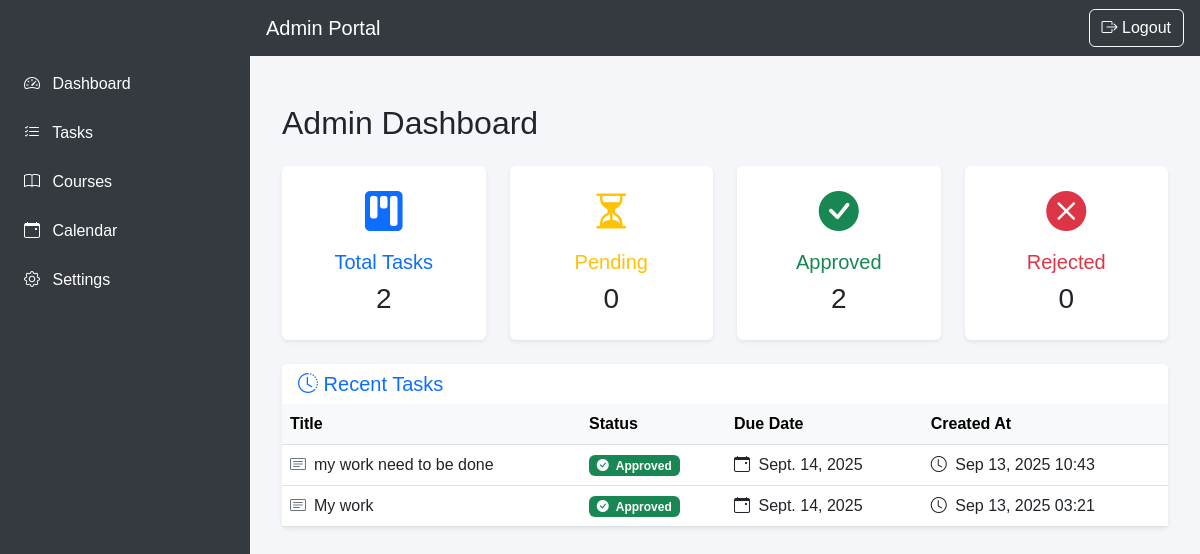
Page /adminn/dashboard (signed in) on the committed database.
### assignments/models.py (models this page shows, shortened)
class Task(models.Model):
    STATUS_CHOICES = (
        ("pending", "Pending"),
        ("approved", "Approved"),
        ("rejected", "Rejected"),
    )
    title = models.CharField(max_length=255)
    description = models.TextField(blank=True, null=True)
    due_date = models.DateField()
    status = models.CharField(
        max_length=20,
        choices=STATUS_CHOICES,
        default="pending"
    )
    amount = models.DecimalField(max_digits=8, decimal_places=2, default=0.00)  # total cos
    is_deleted = models.BooleanField(default=False)
    is_paid = models.BooleanField(default=False)
    assigned_to = models.ForeignKey(
        settings.AUTH_USER_MODEL,
        on_delete=models.SET_NULL,
        related_name="tasks",
        null=True,
        blank=True
    )
    file = models.FileField(
        upload_to=task_file_upload_path,
        storage=protected_storage,
        validators=[validate_file_extension, validate_file_size],
        blank=True,
        null=True
    )
    completed_file = models.FileField(
        upload_to=task_file_upload_path,
        storage=protected_storage,
        validators=[validate_file_extension, validate_file_size],
        blank=True,
        null=True
    )
    created_by = models.ForeignKey(
        settings.AUTH_USER_MODEL,
        on_delete=models.CASCADE,
        related_name="created_tasks"
    )
    created_at = models.DateTimeField(auto_now_add=True)

### accounts/views.py (the view)
# urls.py: path("adminn/dashboard", AdminDashboardView.as_view(), name="admin_dashboard"),
class AdminDashboardView(LoginRequiredMixin, TemplateView):
    template_name = "accounts/admin_dashboard.html"
    def get_context_data(self, **kwargs):
        context = super().get_context_data(**kwargs)
        context["title"] = "Admin Dashboard"
        context["pending_tasks"] = Task.objects.filter(status="pending", is_deleted=False)
        context["approved_tasks"] = Task.objects.filter(status="approved", is_deleted=False)
        context["rejected_tasks"] = Task.objects.filter(status="rejected", is_deleted=False)
        context["pending_count"] = context["pending_tasks"].count()
        context["approved_count"] = context["approved_tasks"].count()
        context["rejected_count"] = context["rejected_tasks"].count()
        context["total_count"] = Task.objects.filter(is_deleted=False).count()
        context["recent_tasks"] = Task.objects.filter(is_deleted=False).order_by("-created_at")[:5]
        return context

### accounts/templates/accounts/admin_dashboard.html
{% extends 'accounts/base.html' %}
{% block content %}
<div class="container mt-4">
  <h2>{{ title }}</h2>
  <div class="row mt-4">
    <div class="col-md-3">
      <div class="card shadow-sm border-0">
        <div class="card-body text-center">
          <i class="bi bi-kanban-fill text-primary fs-1"></i>
          <h5 class="text-primary mt-2">Total Tasks</h5>
          <h3>{{ total_count }}</h3>
        </div>
      </div>
    </div>
    <div class="col-md-3">
      <div class="card shadow-sm border-0">
        <div class="card-body text-center">
          <i class="bi bi-hourglass-split text-warning fs-1"></i>
          <h5 class="text-warning mt-2">Pending</h5>
          <h3>{{ pending_count }}</h3>
        </div>
      </div>
    </div>
    <div class="col-md-3">
      <div class="card shadow-sm border-0">
        <div class="card-body text-center">
          <i class="bi bi-check-circle-fill text-success fs-1"></i>
          <h5 class="text-success mt-2">Approved</h5>
          <h3>{{ approved_count }}</h3>
        </div>
      </div>
    </div>
    <div class="col-md-3">
      <div class="card shadow-sm border-0">
        <div class="card-body text-center">
          <i class="bi bi-x-circle-fill text-danger fs-1"></i>
          <h5 class="text-danger mt-2">Rejected</h5>
          <h3>{{ rejected_count }}</h3>
        </div>
      </div>
    </div>
  </div>
  <div class="card shadow-sm border-0 mt-4">
    <div class="card-header bg-white border-0">
      <h5 class="mb-0 text-primary">
        <i class="bi bi-clock-history"></i> Recent Tasks
      </h5>
    </div>
    <div class="card-body p-0">
      <table class="table table-hover mb-0">
        <thead class="table-light">
          <tr>
            <th>Title</th>
            <th>Status</th>
            <th>Due Date</th>
            <th>Created At</th>
          </tr>
        </thead>
        <tbody>
          {% for task in recent_tasks %}
          <tr>
            <td><i class="bi bi-card-text text-secondary me-2"></i>{{ task.title }}</td>
            <td>
              {% if task.status == "pending" %}
                <span class="badge bg-warning text-dark">
                  <i class="bi bi-hourglass-split me-1"></i> Pending
                </span>
              {% elif task.status == "approved" %}
                <span class="badge bg-success">
                  <i class="bi bi-check-circle-fill me-1"></i> Approved
                </span>
              {% else %}
                <span class="badge bg-danger">
                  <i class="bi bi-x-circle-fill me-1"></i> Rejected
                </span>
              {% endif %}
            </td>
            <td><i class="bi bi-calendar-event me-1"></i> {{ task.due_date }}</td>
            <td><i class="bi bi-clock me-1"></i> {{ task.created_at|date:"M d, Y H:i" }}</td>
          </tr>
          {% empty %}
          <tr>
            <td colspan="4" class="text-center text-muted py-3">
              <i class="bi bi-exclamation-circle"></i> No recent tasks
            </td>
          </tr>
          {% endfor %}
        </tbody>
      </table>
    </div>
  </div>
</div>
{% endblock %}

### accounts/templates/accounts/base.html (style rules this page uses)
body { font-family: 'Poppins', sans-serif; background-color: #f5f6fa; margin: 0; }

### rows in the picture
Task: title "my work need to be done", status "approved" (drawn), due_date "Sept. 14, 2025", created_at "Sep 13, 2025 10:43"
Task: title "My work", status "approved" (drawn), due_date "Sept. 14, 2025", created_at "Sep 13, 2025 03:21"

### other values in the picture
{{ title }} "Admin Dashboard"
{{ total_count }} "2"
{{ pending_count }} "0"
{{ approved_count }} "2"
{{ rejected_count }} "0"
